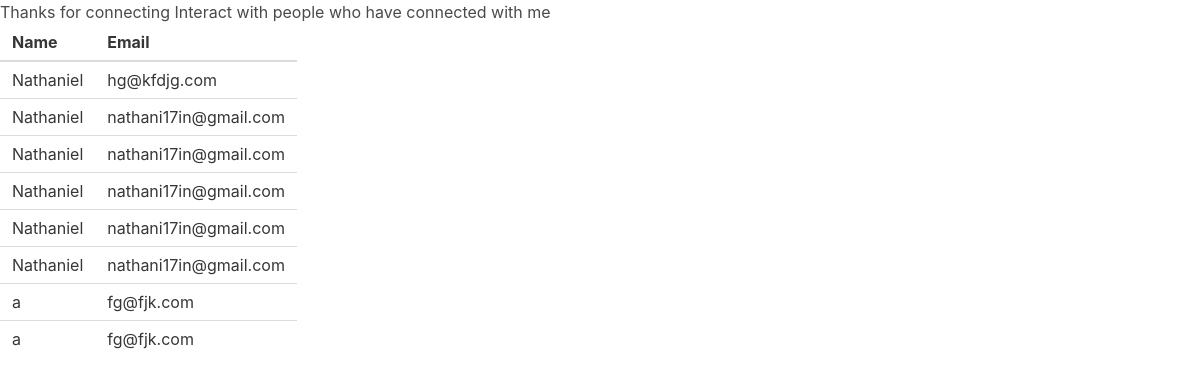
The page /completed on the database as committed earlier.
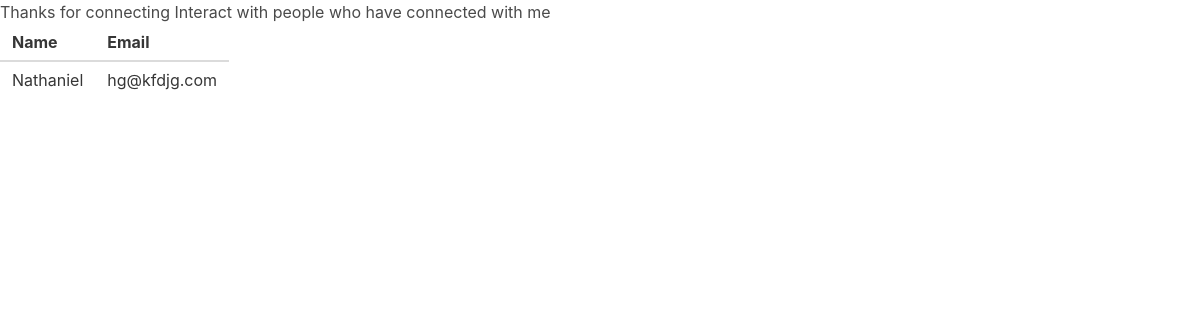
The same page on the database as committed later.
### res/models.py (models this page shows, shortened)
class Contact(models.Model):
    first_name = models.CharField(max_length=200)
    subject = models.CharField(max_length=200)
    email=models.EmailField()
    message=models.CharField(max_length=400)

### res/views.py (the view)
# urls.py: path('completed',views.completed, name='completed'),
def completed(request):
    data=Contact.objects.all()
    context={
        'data': data
    }
    return render(request,'completed.html',context)

### res/templates/completed.html (shortened to what this page needs)
<html lang="en">
<head>
    <link rel="stylesheet" href="https://cdn.jsdelivr.net/npm/bulma@0.9.3/css/bulma.min.css">
</head>
<body>
    Thanks for connecting
    Interact with people who have connected with me
    <table class="table is-hoverable">
        <thead>
          <tr>
            <th>Name</th>
            <th>Email</th>
          </tr>
        </thead>
        {% for i in data %}
        <tr>
            <td>{{ i.first_name}}</td>
            <td>{{ i.email}}</td>
        </tr>
        {% endfor %}
</body>
</html>

Rows that differ between the two databases and show on the page:
removed Contact: first_name "Nathaniel", email "nathani17in@gmail.com"
removed Contact: first_name "Nathaniel", email "nathani17in@gmail.com"
removed Contact: first_name "Nathaniel", email "nathani17in@gmail.com"
removed Contact: first_name "Nathaniel", email "nathani17in@gmail.com"
removed Contact: first_name "Nathaniel", email "nathani17in@gmail.com"
removed Contact: first_name "a", email "fg@fjk.com"
removed Contact: first_name "a", email "fg@fjk.com"
